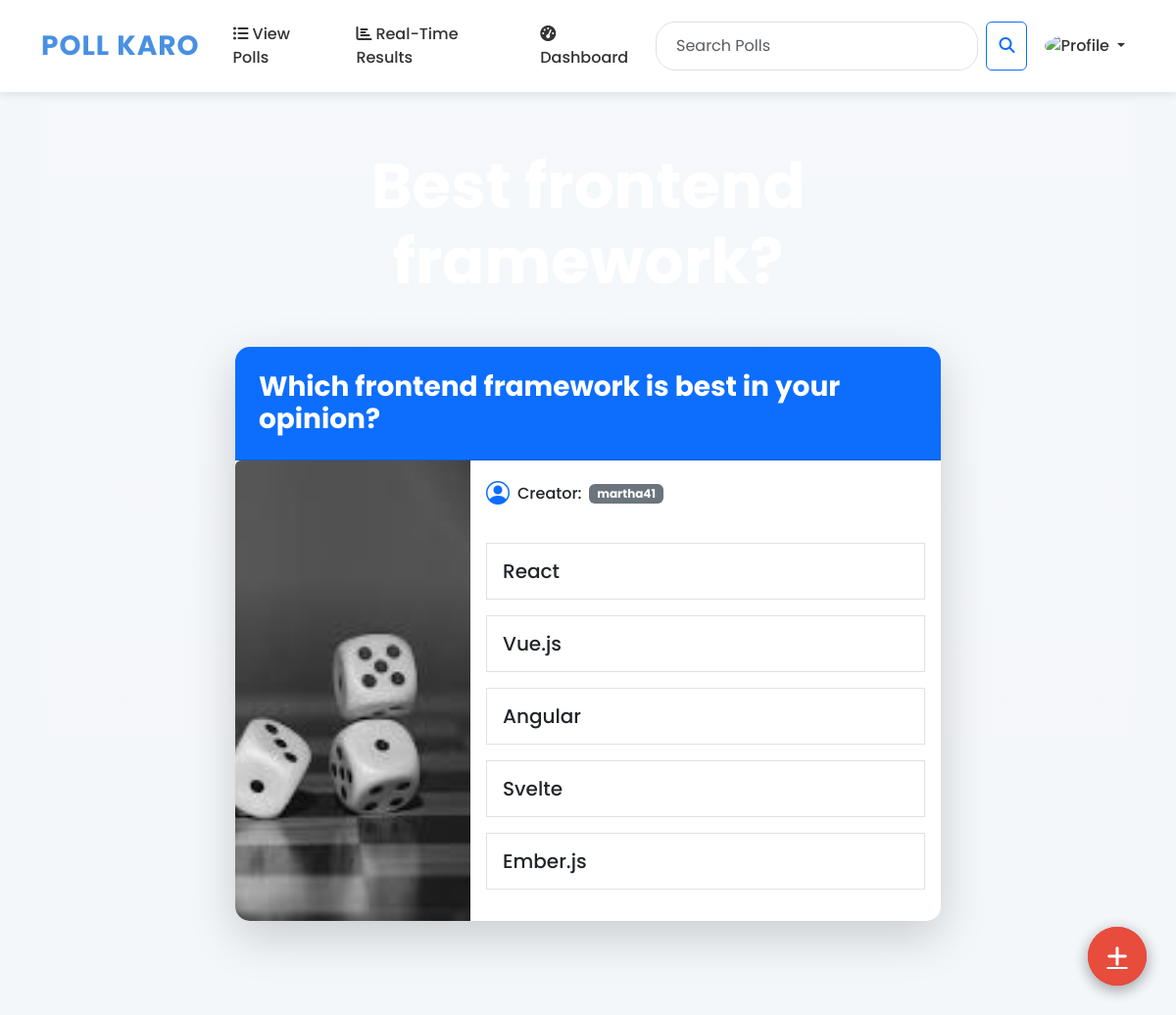
The app's page /poll/vote/2/ (signed in) with its own data.
### Poll/models.py (models this page shows, shortened)
class Poll(models.Model):
    title = models.CharField(max_length=200)
    question = models.TextField()
    creator = models.ForeignKey(User, on_delete=models.CASCADE, related_name='created_polls')
    image = models.ImageField(upload_to='poll_images/', null=True, blank=True)  # New field

class PollOption(models.Model):
    poll = models.ForeignKey(Poll, related_name='options', on_delete=models.CASCADE)
    option_text = models.CharField(max_length=200)

### Poll/views.py (the view)
# urls.py: path('vote/<int:poll_id>/', vote_view, name='vote'),
def vote_view(request, poll_id):
    poll = get_object_or_404(Poll, id=poll_id)
    options = poll.options.all()
    user_has_voted = request.user.is_authenticated and Vote.objects.filter(poll=poll, user=request.user).exists()
    if user_has_voted:
        return redirect('poll_results', poll_id=poll.id)
    if request.method == 'POST':
        form = VoteForm(request.POST)
        form.fields['choice'].choices = [(o.id, o.option_text) for o in options]
        if form.is_valid():
            selected_option_id = form.cleaned_data['choice']
            selected_option = get_object_or_404(PollOption, id=selected_option_id)
            Vote.objects.create(poll=poll, option=selected_option, user=request.user if request.user.is_authenticated else None)
            return redirect('poll_results', poll_id=poll.id)
    else:
        form = VoteForm()
        form.fields['choice'].choices = [(o.id, o.option_text) for o in options]
    return render(request, 'polls/vote.html', {'poll': poll, 'form': form, 'user_has_voted': user_has_voted})

### Poll/forms.py
class VoteForm(forms.Form):
    choice = forms.ChoiceField(widget=forms.RadioSelect)

### templates/polls/vote.html (shortened to what this page needs)
{% extends "base.html" %}
{% block content %}
<div class="container-fluid py-5 bg-gradient" style="background: linear-gradient(135deg, #6a11cb 0%, #2575fc 100%);">
    <div class="row justify-content-center">
        <div class="col-lg-8">
            <h1 class="text-center mb-5 display-3 fw-bold text-white animate__animated animate__fadeInDown">{{ poll.title }}</h1>
            <div class="card shadow-lg rounded-lg mb-5 animate__animated animate__fadeInUp overflow-hidden">
                <div class="card-header bg-primary text-white p-4 rounded-top">
                    <h2 class="h3 mb-0 fw-bold">{{ poll.question }}</h2>
                </div>
                <div class="card-body p-0">
                    <div class="row g-0">
                        <div class="col-md-4">
                            {% if poll.image %}
                            <img src="{{ poll.image.url }}" alt="{{ poll.title }}" class="img-fluid rounded-start h-100 object-fit-cover">
                            {% else %}
                            <img src="https://via.placeholder.com/400x300?text=No+Image" alt="No Image Available" class="img-fluid rounded-start h-100 object-fit-cover">
                            {% endif %}
                        </div>
                        <div class="col-md-8">
                            <div class="card-body">
                                <div class="row mb-4">
                                    <div class="col-md-6">
                                        <div class="d-flex align-items-center mb-2">
                                            <i class="bi bi-person-circle fs-4 me-2 text-primary"></i>
                                            <span class="fw-medium">Creator:</span>
                                            <span class="badge bg-secondary ms-2">{{ poll.creator.username }}</span>
                                        </div>
                                    </div>
                                </div>
                                {% if user.is_authenticated and user_has_voted %}
                                    <div class="alert alert-info" role="alert">
                                        You have already voted in this poll.
                                    </div>
                                    <a href="{% url 'poll_results' poll.id %}" class="btn btn-primary btn-lg w-100 rounded-pill animate__animated animate__pulse">View Results</a>
                                {% else %}
                                    <form id="voteForm" method="post" action="{% url 'vote' poll.id %}">
                                        <div class="form-group">
                                            {% for option in poll.options.all %}
                                                <div class="option-item mb-3 p-3 rounded-lg border animate__animated animate__fadeIn" style="--animate-delay: {{ forloop.counter|add:"-1" }}00ms;" data-option-id="{{ option.id }}">
                                                    <h5 class="mb-0 fw-medium">{{ option.option_text }}</h5>
                                                </div>
                                            {% endfor %}
                                        </div>
                                    </form>
                                {% endif %}
                            </div>
                        </div>
                    </div>
                </div>
            </div>
        </div>
    </div>
</div>
<a href="{% url 'create_poll' %}" class="btn btn-floating animate-float" id="floating-btn">
</a>
<link rel="stylesheet" href="https://cdnjs.cloudflare.com/ajax/libs/animate.css/4.1.1/animate.min.css">
{% endblock %}

### templates/base.html (style rules this page uses)
:root { --primary-color: #4a90e2; --secondary-color: #f39c12; --accent-color: #e74c3c; --background-color: #f4f7fa; --text-color: #333; --card-bg: #ffffff; --navbar-bg: rgba(255, 255, 255, 0.95); }
body { font-family: 'Poppins', sans-serif; background-color: var(--background-color); color: var(--text-color); min-height: 100vh; display: flex; flex-direction: column; padding-top: 80px; transition: all 0.3s ease; }
.card { background: var(--card-bg); border: none; border-radius: 15px; box-shadow: 0 10px 30px rgba(0, 0, 0, 0.1); transition: transform 0.3s ease, box-shadow 0.3s ease; margin-bottom: 20px; overflow: hidden; }
.btn-floating { position: fixed; bottom: 30px; right: 30px; width: 60px; height: 60px; border-radius: 50%; background-color: var(--accent-color); color: white; display: flex; align-items: center; justify-content: center; font-size: 24px; box-shadow: 0 4px 15px rgba(0, 0, 0, 0.2); transition: all 0.3s ease; }

### templates/polls/vote.html (style rules this page uses)
.animate-float { animation: float 3s ease-in-out infinite; }
.option-item { transition: all 0.3s ease; cursor: pointer; }
.object-fit-cover { object-fit: cover; }
.btn-floating { position: fixed; bottom: 30px; right: 30px; width: 60px; height: 60px; border-radius: 50%; background-color: var(--accent-color); color: white; display: flex; align-items: center; justify-content: center; font-size: 24px; box-shadow: 0 4px 15px rgba(0, 0, 0, 0.2); transition: all 0.3s ease; z-index: 1000; }

### records on screen
Poll: question "Which frontend framework is best in your opinion?", image (picture), creator.username "martha41"
PollOption: option_text "React"
PollOption: option_text "Vue.js"
PollOption: option_text "Angular"
PollOption: option_text "Svelte"
PollOption: option_text "Ember.js"
